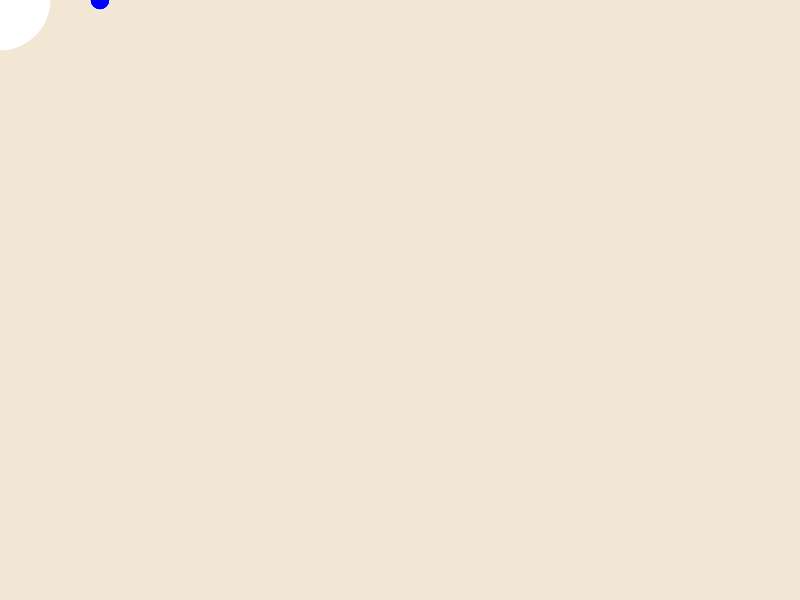
Frame 1 (no input)
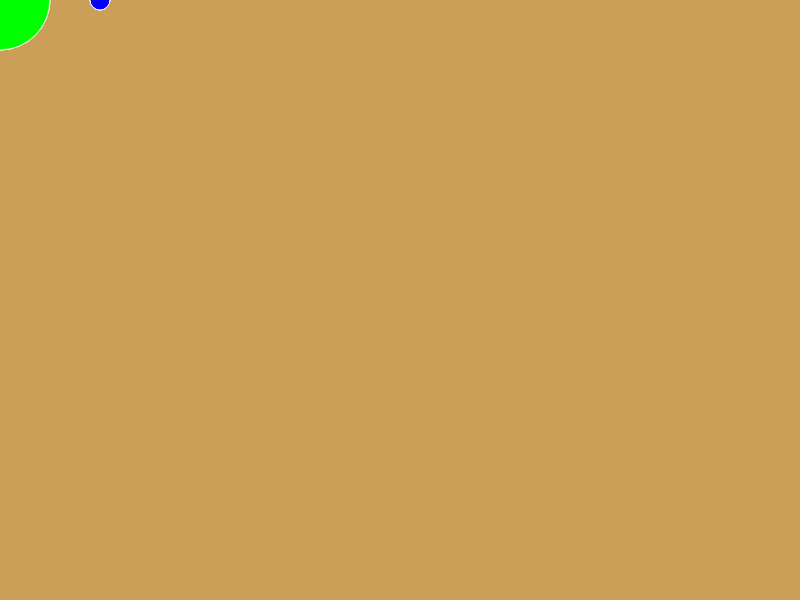
Frame 60 (no input)
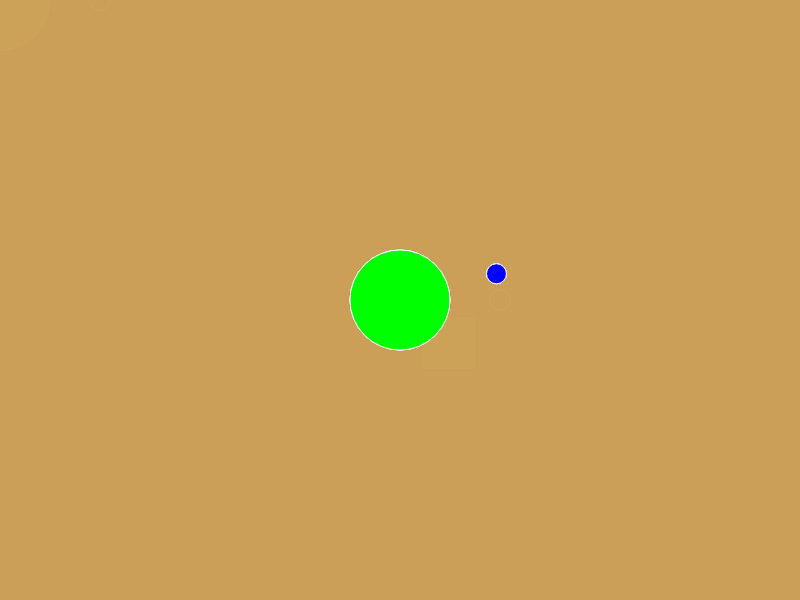
Frame 120 (the mouse pressed at the canvas centre since frame 60)

The p5.js sketch that drew these frames (run headless with seeded random() and noise() and a simulated clock; from frame 60 on, the mouse is pressed at the canvas centre):

// p5.js sketch
// ── sketch.js

// stuff about the blue moon:
var d = 100; // distance
var a = 0; // angle

function setup() {
  // this is a comment
  createCanvas(800, 600); // width and height
}

function draw() {
  // donald trump's hair:
  background(202, 159, 90, 64); // red, green, blue, alpha
  stroke(255, 255, 255);
  ellipse(mouseX, mouseY, 100, 100); // painter's algorithm
  fill(0, 0, 255);
  ellipse(mouseX+d*cos(a), mouseY+d*sin(a), 20, 20);
  
  var velocityofthemouse = sqrt((pmouseX-mouseX)*(pmouseX-mouseX) + (pmouseY-mouseY)*(pmouseY-mouseY));
  var angleofthemouse = atan((pmouseY-mouseY)/(pmouseX-mouseX));
  // very very end
  a = a+(velocityofthemouse*.1);
  fill(0, 255, 0);
  rect(mouseX+30*cos(angleofthemouse), mouseY+30*sin(angleofthemouse), 50, 50);
}
